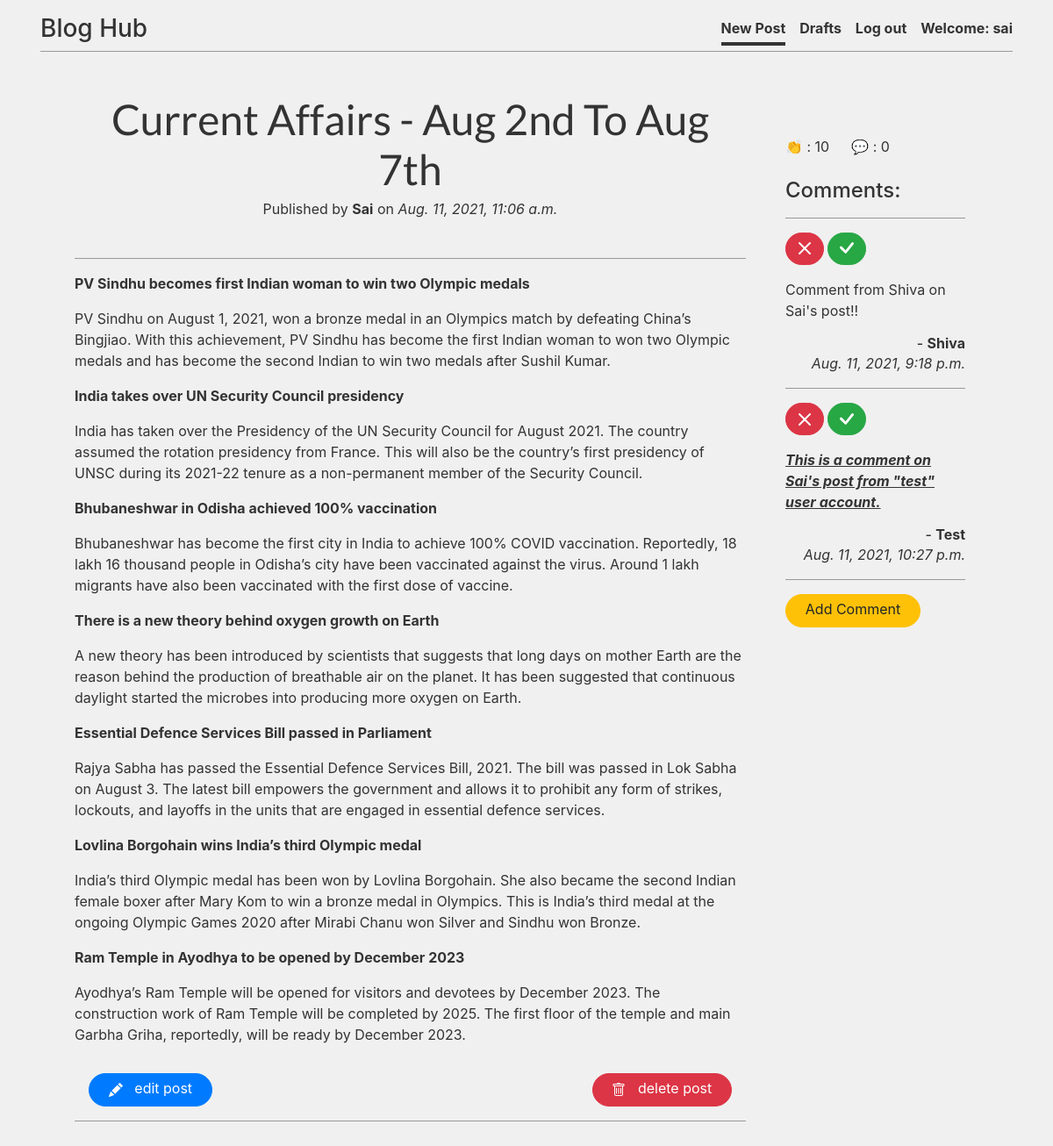
/post/13 (signed in), run on the app's committed database.
### blog/models.py (models this page shows, shortened)
class Post(models.Model):
    author = models.ForeignKey('auth.User', on_delete=models.CASCADE)
    title = models.CharField(max_length=200)
    text = models.TextField()
    created_date = models.DateTimeField(default=timezone.now)
    published_date = models.DateTimeField(blank=True, null=True)
    claps = models.PositiveSmallIntegerField(default=0)
    def approve_comments(self):
        return self.comments.filter(approved_comment=True)
    class Meta:
        order_with_respect_to='author'

class Comment(models.Model):
    post = models.ForeignKey('blog.Post', related_name='comments', on_delete=models.CASCADE)
    author = models.ForeignKey('auth.User', on_delete=models.CASCADE)
    text = models.TextField()
    created_date = models.DateTimeField(default=timezone.now)
    approved_comment = models.BooleanField(default=False)

### blog/views.py (the view)
# urls.py: url(r'^post/(?P<pk>\d+)$', views.PostDetailView.as_view(), name='post_detail'),
class PostDetailView(LoginRequiredMixin, DetailView):
    login_url = 'login'
    redirect_field_name = 'blog/post_detail.html'
    model = Post

### blog/templates/blog/post_detail.html (shortened to what this page needs)
{% extends 'blog/base.html' %}
{% block content %}
      <div class="container ">
        <h1 class="posttitle">{{ post.title | title}}</h1>
        <span>
        {% if post.published_date %}
            <div class="author-details mb-5" style="line-height: 1;">
                <p> Published by <strong>{{ post.author | title }}</strong> on <i>{{ post.published_date }}</i></p>
            </div>
        {% else %}
            <a class="btn btn-success" style="display: block;" href="{% url 'post_publish' pk=post.pk %}">Publish</a>
        {% endif %}
        </span>
      </div>
      <hr>
      <p class='postcontent'>{{ post.text|safe|linebreaksbr }}</p>
      {% if user.is_authenticated and user.pk == post.author.pk %}
          <a class="btn btn-primary m-3 float-left" href="{% url 'post_edit' pk=post.pk %}">&nbsp;
            &nbsp; edit post &nbsp;
          </a>
          <a class="btn btn-danger m-3 float-right" href="{% url 'post_remove' pk=post.pk %}">&nbsp;
            &nbsp; delete post &nbsp;
          </a>
      {% endif %}
      <hr>
  {% endblock %}
  {% block side-content %}
  <div class="container justify-content-between mt-5 ">
    <a class="text-decoration-none" data-toggle="tooltip" data-placement="top" title="Clap for this post!"  href="{% url 'add_clap_to_post' pk=post.pk %}">👏 </a> : {{ post.claps }} &emsp;
    <a class="text-decoration-none" data-toggle="tooltip" data-placement="top" title="Add a comment!" href="{% url 'add_comment_to_post' pk=post.pk %}">
      💬
    </a> : {{ post.approve_comments.count }} &emsp;
    <br><br>
    <h4>Comments:</h4>
    {% for comment in post.comments.all %}
      <hr>
      {% if user.is_authenticated or comment.approved_comment %}
        {% if not comment.approved_comment %}
          {% if user.pk == post.author.pk %}
            <a class="btn btn-sm btn-danger" href="{% url 'comment_remove' pk=comment.pk %}">
            </a>
            <a class="btn btn-sm btn-success" href="{% url 'comment_approve' pk=comment.pk %}">
              <svg xmlns="http://www.w3.org/2000/svg" width="16" height="16" fill="currentColor" class="bi bi-check-lg" viewBox="0 0 16 16">
                <path d="M13.485 1.431a1.473 1.473 0 0 1 2.104 2.062l-7.84 9.801a1.473 1.473 0 0 1-2.12.04L.431 8.138a1.473 1.473 0 0 1 2.084-2.083l4.111 4.112 6.82-8.69a.486.486 0 0 1 .04-.045z"/>
              </svg>
            </a>
          {% elif user.pk == comment.author.pk %}
            <p class="light"> <i> - Waiting for approval! - </i></p>
          {% endif %}
        {% endif %}
        <p>{{ comment.text|safe|linebreaks }}</p>
      {% endif %}
      <h6 class="float-right mb-0"> - <strong>{{ comment.author | title }}</strong> </h6>
      <p class="float-right"><i>{{ comment.created_date }}</i></p>
  {% empty %}
      <p>No comments posted.</p>
  {% endfor %}
  <hr>
  <a class="btn btn-warning " href="{% url 'add_comment_to_post' pk=post.pk %}">
    &nbsp; Add Comment &nbsp;
  </a>
</div>
{% endblock %}

### blog/templates/blog/base.html (shortened to what this page needs)
<!DOCTYPE html>
{% load static %}
<html>
  <head>
    <link rel="stylesheet" href="//cdn.jsdelivr.net/npm/medium-editor@latest/dist/css/medium-editor.min.css" type="text/css" media="screen" charset="utf-8">
    <link rel="stylesheet" href="https://cdn.jsdelivr.net/npm/bootstrap@4.6.0/dist/css/bootstrap.min.css">
    <link href="https://getbootstrap.com/docs/4.5/dist/css/bootstrap.min.css" rel="stylesheet">
    <link rel="stylesheet" href="{% static 'css/cover.css' %}">
  </head>
  <body >
    <div class="container d-flex flex-column w-100 h-100 p-3 mx-auto">
      <div class="masthead" >
        <div class="inner" >
          <a class="masthead-brand text-decoration-none"  href="{% url 'post_list' %}"><h3>Blog Hub</h3></a>
          <nav class="nav nav-masthead justify-content-center" >
            {% if user.is_authenticated %}
            {% if request.path == "/" %}
              <a class="nav-link" href="{% url 'post_new' %}" >New Post</a>
              <a class="nav-link" href="{% url 'post_draft_list' %}" >Drafts</a>
              <a class="nav-link" href="{% url 'logout' %}" >Log out</a>
              <a class="nav-link border-bottom-0" >Welcome: {{ user.username }}</a>
              {% elif request.path == "/drafts/" %}
                <a class="nav-link " href="{% url 'post_new' %}" >New Post</a>
                <a class="nav-link active" href="{% url 'post_draft_list' %}" >Drafts</a>
                <a class="nav-link" href="{% url 'logout' %}" >Log out</a>
                <a class="nav-link border-bottom-0" >Welcome: {{ user.username }}</a>
                {% else %}
                <a class="nav-link active" href="{% url 'post_new' %}" >New Post</a>
                <a class="nav-link " href="{% url 'post_draft_list' %}" >Drafts</a>
                <a class="nav-link" href="{% url 'logout' %}">Log out</a>
                <a class="nav-link border-bottom-0" >Welcome: {{ user.username }}</a>
              {% endif %}
            {% else %}
              <a class='nav navbar-right' href="{% url 'login' %}" >
                <svg xmlns="http://www.w3.org/2000/svg" width="18" height="18" fill="currentColor" class="bi bi-person-fill" viewBox="0 0 16 16">
                  <path d="M3 14s-1 0-1-1 1-4 6-4 6 3 6 4-1 1-1 1H3zm5-6a3 3 0 1 0 0-6 3 3 0 0 0 0 6z"/>
                </svg>
              </a>
            {% endif %}
          </nav>
        </div>
        <hr>
      </div>
      <main  class="inner cover" >
        <div class="content container" >
          <div class="row">
            <div class="col-md-9">
              <div class="blog_posts">
                {% block content %}
                {% endblock %}
              </div>
            </div>
            <div class="col-md-3">
              <div class="blog_posts">
                {% block side-content %}
                {% endblock %}
              </div>
            </div>
          </div>
        </div>
      </main>
  </div>
  </body>
</html>

### blog/static/css/cover.css (style rules this page uses)
a, a:focus, a:hover { color: #333; }
html, body { background-color: rgb(240, 240, 240) ; }
body { line-height: 1.5rem; font-size: 1rem; height: 100%!important; display: -ms-flexbox; display: flex; color: #333; }
.masthead { margin-bottom: 2rem; }
hr { box-sizing:inherit; height: 1.2px; border: 0; overflow: visible; margin-top: 1rem; margin-bottom: 1rem; background-color: #999; width: 100%; clear:both; }
.masthead-brand { margin-bottom: 0; }
.nav-masthead .nav-link { padding: .25rem 0; font-weight: 700; color: #333; background-color: transparent; border-bottom: .25rem solid transparent; }
.nav-masthead .nav-link + .nav-link { margin-left: 1rem; }
.nav-masthead .active { color: #333; border-bottom-color: #333; }
@media (min-width: 48em) { .masthead-brand { float: left; } }
@media (min-width: 48em) { .nav-masthead { float: right; } }
.cover { padding: 0 1.5rem; }
.postcontent { font-family: 'Open Sans'; font-size: 1.2em; background-color: #fff!important; border: none; }
.btn { padding: .38rem .8rem; font-size: 1rem; line-height: 1.25; padding-bottom: .6rem; border-radius: 1.2rem }
.posttitle { font-family: 'Lato', sans-serif; border-radius: .35rem; font-size: 3em; text-align: center; }
.author-details { text-align: center; }

### data on the page
Post: title "Current Affairs - Aug 2nd To Aug 7th", author "Sai", published_date "Aug. 11, 2021, 11:06 a.m.", text "PV Sindhu becomes first Indian woman to win two Olympic medals PV Sindhu on August 1, 2021, won a bronze medal in an Olympics match by defeating China’s Bingjiao. With this achievement, PV Sindhu has become the first Indian woman to won two Olympic medals and has become the second Indian to win two medals after Sushil Kumar. India takes over UN Security Council presidency India has taken over the Presidency of the UN Security Council for August 2021. The country assumed the rotation presidency from France. This will also be the country’s first presidency of UNSC during its 2021-22 tenure as a non-permanent member of the Security Council. Bhubaneshwar in Odisha achieved 100% vaccination…", claps "10", approve_comments.count "0"
Comment: approved_comment False (drawn), text "Comment from Shiva on Sai's post!!", author "Shiva", created_date "Aug. 11, 2021, 9:18 p.m."
Comment: approved_comment False (drawn), text "This is a comment on Sai's post from \"test\" user account.", author "Test", created_date "Aug. 11, 2021, 10:27 p.m."

### other printed values
{{ user.username }} "sai"
